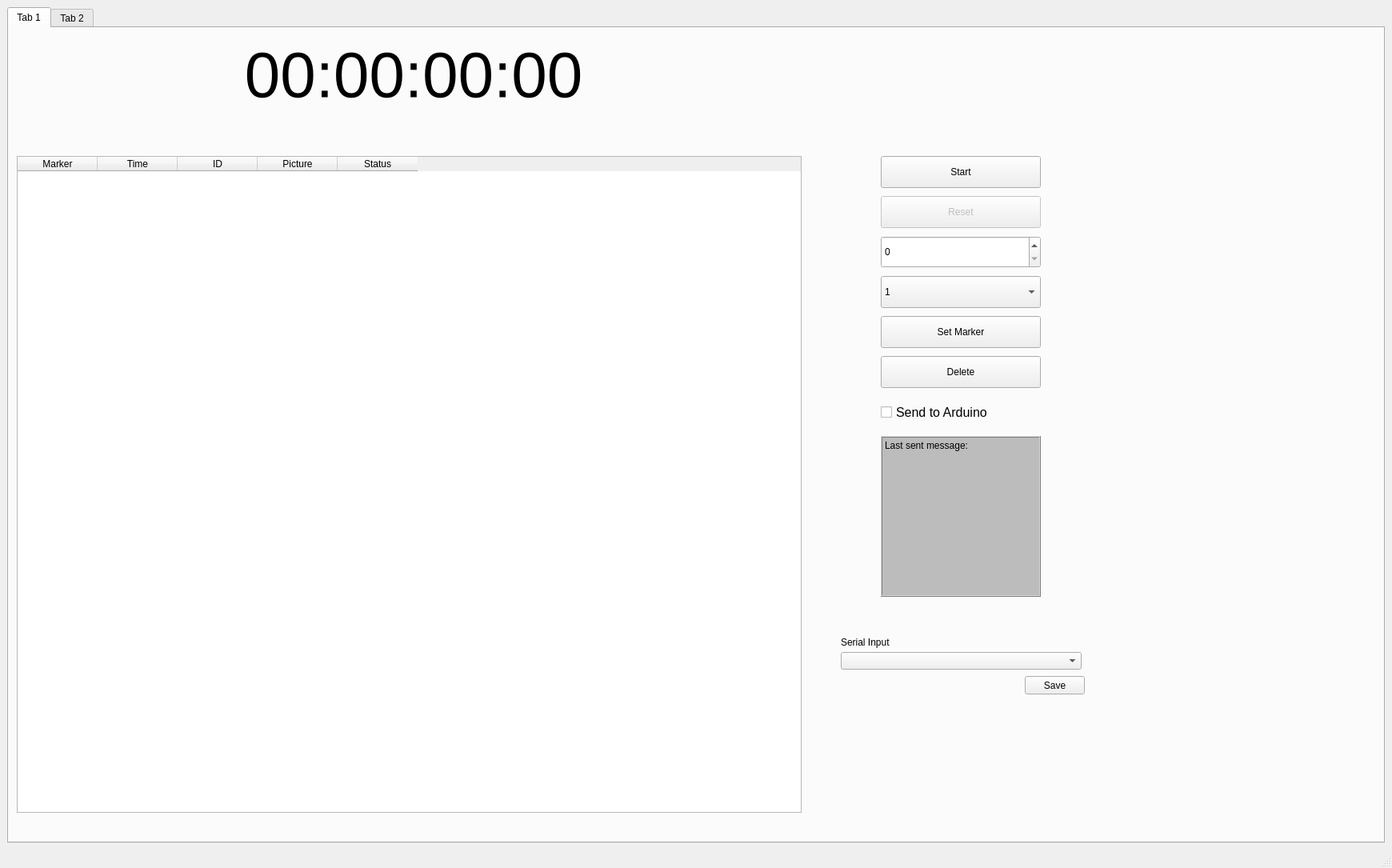
<?xml version="1.0" encoding="UTF-8"?>
<ui version="4.0">
 <class>MainWindow</class>
 <widget class="QMainWindow" name="MainWindow">
  <property name="geometry">
   <rect>
    <x>0</x>
    <y>0</y>
    <width>1740</width>
    <height>1085</height>
   </rect>
  </property>
  <property name="windowTitle">
   <string>MainWindow</string>
  </property>
  <widget class="QWidget" name="centralwidget">
   <layout class="QGridLayout" name="gridLayout">
    <item row="0" column="0" rowspan="2">
     <widget class="QTabWidget" name="tabWidget">
      <property name="currentIndex">
       <number>0</number>
      </property>
      <widget class="QWidget" name="Control">
       <attribute name="title">
        <string>Tab 1</string>
       </attribute>
       <widget class="QLabel" name="label">
        <property name="geometry">
         <rect>
          <x>-10</x>
          <y>10</y>
          <width>1032</width>
          <height>97</height>
         </rect>
        </property>
        <property name="maximumSize">
         <size>
          <width>1100</width>
          <height>100</height>
         </size>
        </property>
        <property name="font">
         <font>
          <pointsize>60</pointsize>
         </font>
        </property>
        <property name="text">
         <string>00:00:00:00</string>
        </property>
        <property name="alignment">
         <set>Qt::AlignCenter</set>
        </property>
       </widget>
       <widget class="QWidget" name="layoutWidget">
        <property name="geometry">
         <rect>
          <x>1040</x>
          <y>150</y>
          <width>300</width>
          <height>581</height>
         </rect>
        </property>
        <layout class="QVBoxLayout" name="verticalLayout">
         <property name="spacing">
          <number>10</number>
         </property>
         <property name="leftMargin">
          <number>50</number>
         </property>
         <property name="topMargin">
          <number>10</number>
         </property>
         <property name="rightMargin">
          <number>50</number>
         </property>
         <property name="bottomMargin">
          <number>20</number>
         </property>
         <item>
          <widget class="QPushButton" name="pushButton">
           <property name="sizePolicy">
            <sizepolicy hsizetype="Fixed" vsizetype="Fixed">
             <horstretch>0</horstretch>
             <verstretch>0</verstretch>
            </sizepolicy>
           </property>
           <property name="minimumSize">
            <size>
             <width>200</width>
             <height>40</height>
            </size>
           </property>
           <property name="maximumSize">
            <size>
             <width>200</width>
             <height>40</height>
            </size>
           </property>
           <property name="contextMenuPolicy">
            <enum>Qt::DefaultContextMenu</enum>
           </property>
           <property name="layoutDirection">
            <enum>Qt::LeftToRight</enum>
           </property>
           <property name="text">
            <string>Start</string>
           </property>
          </widget>
         </item>
         <item>
          <widget class="QPushButton" name="pushButton_2">
           <property name="enabled">
            <bool>false</bool>
           </property>
           <property name="minimumSize">
            <size>
             <width>200</width>
             <height>40</height>
            </size>
           </property>
           <property name="maximumSize">
            <size>
             <width>200</width>
             <height>16777215</height>
            </size>
           </property>
           <property name="text">
            <string>Reset</string>
           </property>
          </widget>
         </item>
         <item>
          <widget class="QSpinBox" name="spinBox">
           <property name="minimumSize">
            <size>
             <width>200</width>
             <height>40</height>
            </size>
           </property>
           <property name="maximumSize">
            <size>
             <width>200</width>
             <height>40</height>
            </size>
           </property>
           <property name="toolTip">
            <string extracomment="Picture Number"/>
           </property>
          </widget>
         </item>
         <item>
          <widget class="QComboBox" name="comboBox">
           <property name="minimumSize">
            <size>
             <width>200</width>
             <height>40</height>
            </size>
           </property>
           <property name="maximumSize">
            <size>
             <width>200</width>
             <height>40</height>
            </size>
           </property>
           <property name="editable">
            <bool>false</bool>
           </property>
           <property name="insertPolicy">
            <enum>QComboBox::InsertAtBottom</enum>
           </property>
           <item>
            <property name="text">
             <string>1</string>
            </property>
           </item>
           <item>
            <property name="text">
             <string>2</string>
            </property>
           </item>
           <item>
            <property name="text">
             <string>3</string>
            </property>
           </item>
           <item>
            <property name="text">
             <string>4</string>
            </property>
           </item>
           <item>
            <property name="text">
             <string>5</string>
            </property>
           </item>
           <item>
            <property name="text">
             <string>6</string>
            </property>
           </item>
           <item>
            <property name="text">
             <string>ALL</string>
            </property>
           </item>
          </widget>
         </item>
         <item>
          <widget class="QPushButton" name="pushButton_3">
           <property name="minimumSize">
            <size>
             <width>200</width>
             <height>40</height>
            </size>
           </property>
           <property name="maximumSize">
            <size>
             <width>200</width>
             <height>40</height>
            </size>
           </property>
           <property name="layoutDirection">
            <enum>Qt::LeftToRight</enum>
           </property>
           <property name="text">
            <string>Set Marker</string>
           </property>
           <property name="default">
            <bool>false</bool>
           </property>
           <property name="flat">
            <bool>false</bool>
           </property>
          </widget>
         </item>
         <item>
          <widget class="QPushButton" name="pushButton_4">
           <property name="minimumSize">
            <size>
             <width>200</width>
             <height>40</height>
            </size>
           </property>
           <property name="maximumSize">
            <size>
             <width>200</width>
             <height>16777215</height>
            </size>
           </property>
           <property name="layoutDirection">
            <enum>Qt::LeftToRight</enum>
           </property>
           <property name="autoFillBackground">
            <bool>false</bool>
           </property>
           <property name="text">
            <string>Delete</string>
           </property>
          </widget>
         </item>
         <item>
          <widget class="QCheckBox" name="checkBox">
           <property name="minimumSize">
            <size>
             <width>200</width>
             <height>40</height>
            </size>
           </property>
           <property name="font">
            <font>
             <pointsize>12</pointsize>
             <weight>50</weight>
             <italic>false</italic>
             <bold>false</bold>
             <underline>false</underline>
             <strikeout>false</strikeout>
             <kerning>true</kerning>
            </font>
           </property>
           <property name="layoutDirection">
            <enum>Qt::LeftToRight</enum>
           </property>
           <property name="text">
            <string>Send to Arduino</string>
           </property>
          </widget>
         </item>
         <item>
          <widget class="QLabel" name="label_3">
           <property name="minimumSize">
            <size>
             <width>150</width>
             <height>200</height>
            </size>
           </property>
           <property name="maximumSize">
            <size>
             <width>200</width>
             <height>300</height>
            </size>
           </property>
           <property name="font">
            <font>
             <family>Arial</family>
             <pointsize>9</pointsize>
            </font>
           </property>
           <property name="styleSheet">
            <string notr="true">background-color: rgb(188, 188, 188);
</string>
           </property>
           <property name="frameShape">
            <enum>QFrame::Box</enum>
           </property>
           <property name="frameShadow">
            <enum>QFrame::Raised</enum>
           </property>
           <property name="lineWidth">
            <number>1</number>
           </property>
           <property name="midLineWidth">
            <number>0</number>
           </property>
           <property name="text">
            <string>Last sent message:</string>
           </property>
           <property name="alignment">
            <set>Qt::AlignLeading|Qt::AlignLeft|Qt::AlignTop</set>
           </property>
          </widget>
         </item>
        </layout>
       </widget>
       <widget class="QTableWidget" name="table1">
        <property name="geometry">
         <rect>
          <x>10</x>
          <y>160</y>
          <width>981</width>
          <height>821</height>
         </rect>
        </property>
        <property name="sizePolicy">
         <sizepolicy hsizetype="Expanding" vsizetype="Expanding">
          <horstretch>0</horstretch>
          <verstretch>0</verstretch>
         </sizepolicy>
        </property>
        <property name="maximumSize">
         <size>
          <width>981</width>
          <height>16777215</height>
         </size>
        </property>
        <column>
         <property name="text">
          <string>Marker</string>
         </property>
        </column>
        <column>
         <property name="text">
          <string>Time</string>
         </property>
        </column>
        <column>
         <property name="text">
          <string>ID</string>
         </property>
        </column>
        <column>
         <property name="text">
          <string>Picture</string>
         </property>
        </column>
        <column>
         <property name="text">
          <string>Status</string>
         </property>
        </column>
       </widget>
       <widget class="QComboBox" name="comboBox_2">
        <property name="geometry">
         <rect>
          <x>1040</x>
          <y>780</y>
          <width>301</width>
          <height>22</height>
         </rect>
        </property>
       </widget>
       <widget class="QLabel" name="label_2">
        <property name="geometry">
         <rect>
          <x>1040</x>
          <y>760</y>
          <width>101</width>
          <height>16</height>
         </rect>
        </property>
        <property name="text">
         <string>Serial Input</string>
        </property>
       </widget>
       <widget class="QPushButton" name="pushButton_5">
        <property name="geometry">
         <rect>
          <x>1270</x>
          <y>810</y>
          <width>75</width>
          <height>23</height>
         </rect>
        </property>
        <property name="text">
         <string>Save</string>
        </property>
       </widget>
      </widget>
      <widget class="QWidget" name="Info">
       <attribute name="title">
        <string>Tab 2</string>
       </attribute>
      </widget>
     </widget>
    </item>
   </layout>
  </widget>
  <widget class="QMenuBar" name="menubar">
   <property name="geometry">
    <rect>
     <x>0</x>
     <y>0</y>
     <width>1740</width>
     <height>21</height>
    </rect>
   </property>
  </widget>
  <widget class="QStatusBar" name="statusbar"/>
 </widget>
 <tabstops>
  <tabstop>spinBox</tabstop>
  <tabstop>comboBox</tabstop>
  <tabstop>pushButton_2</tabstop>
  <tabstop>checkBox</tabstop>
  <tabstop>pushButton_4</tabstop>
  <tabstop>pushButton_3</tabstop>
  <tabstop>pushButton</tabstop>
 </tabstops>
 <resources/>
 <connections/>
</ui>
